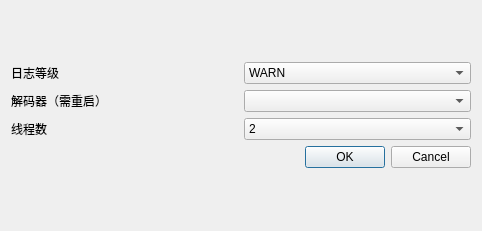
<?xml version="1.0" encoding="UTF-8"?>
<ui version="4.0">
 <class>Setting</class>
 <widget class="QWidget" name="Setting">
  <property name="geometry">
   <rect>
    <x>0</x>
    <y>0</y>
    <width>482</width>
    <height>231</height>
   </rect>
  </property>
  <property name="windowTitle">
   <string>Form</string>
  </property>
  <layout class="QGridLayout" name="gridLayout_2">
   <item row="0" column="0">
    <layout class="QGridLayout" name="gridLayout">
     <item row="1" column="0">
      <widget class="QDialogButtonBox" name="buttonBox">
       <property name="standardButtons">
        <set>QDialogButtonBox::Cancel|QDialogButtonBox::Ok</set>
       </property>
      </widget>
     </item>
     <item row="0" column="0">
      <layout class="QGridLayout" name="gridLayout_3">
       <item row="1" column="0">
        <widget class="QLabel" name="label_3">
         <property name="text">
          <string>解码器（需重启）</string>
         </property>
        </widget>
       </item>
       <item row="2" column="0">
        <widget class="QLabel" name="label_8">
         <property name="text">
          <string>线程数</string>
         </property>
        </widget>
       </item>
       <item row="0" column="2">
        <widget class="QComboBox" name="logBox">
         <item>
          <property name="text">
           <string>WARN</string>
          </property>
         </item>
         <item>
          <property name="text">
           <string>INFO</string>
          </property>
         </item>
         <item>
          <property name="text">
           <string>DEBUG</string>
          </property>
         </item>
        </widget>
       </item>
       <item row="1" column="2">
        <widget class="QComboBox" name="encodeSelect"/>
       </item>
       <item row="2" column="2">
        <widget class="QComboBox" name="threadSelect">
         <item>
          <property name="text">
           <string>2</string>
          </property>
         </item>
        </widget>
       </item>
       <item row="0" column="0">
        <widget class="QLabel" name="label_10">
         <property name="text">
          <string>日志等级</string>
         </property>
        </widget>
       </item>
      </layout>
     </item>
    </layout>
   </item>
  </layout>
 </widget>
 <resources/>
 <connections>
  <connection>
   <sender>buttonBox</sender>
   <signal>accepted()</signal>
   <receiver>Setting</receiver>
   <slot>SaveSetting()</slot>
   <hints>
    <hint type="sourcelabel">
     <x>336</x>
     <y>351</y>
    </hint>
    <hint type="destinationlabel">
     <x>242</x>
     <y>186</y>
    </hint>
   </hints>
  </connection>
  <connection>
   <sender>buttonBox</sender>
   <signal>rejected()</signal>
   <receiver>Setting</receiver>
   <slot>close()</slot>
   <hints>
    <hint type="sourcelabel">
     <x>217</x>
     <y>351</y>
    </hint>
    <hint type="destinationlabel">
     <x>137</x>
     <y>188</y>
    </hint>
   </hints>
  </connection>
 </connections>
 <slots>
  <slot>SaveSetting()</slot>
  <slot>SelectSavePath()</slot>
 </slots>
 <buttongroups>
  <buttongroup name="buttonGroup"/>
 </buttongroups>
</ui>
